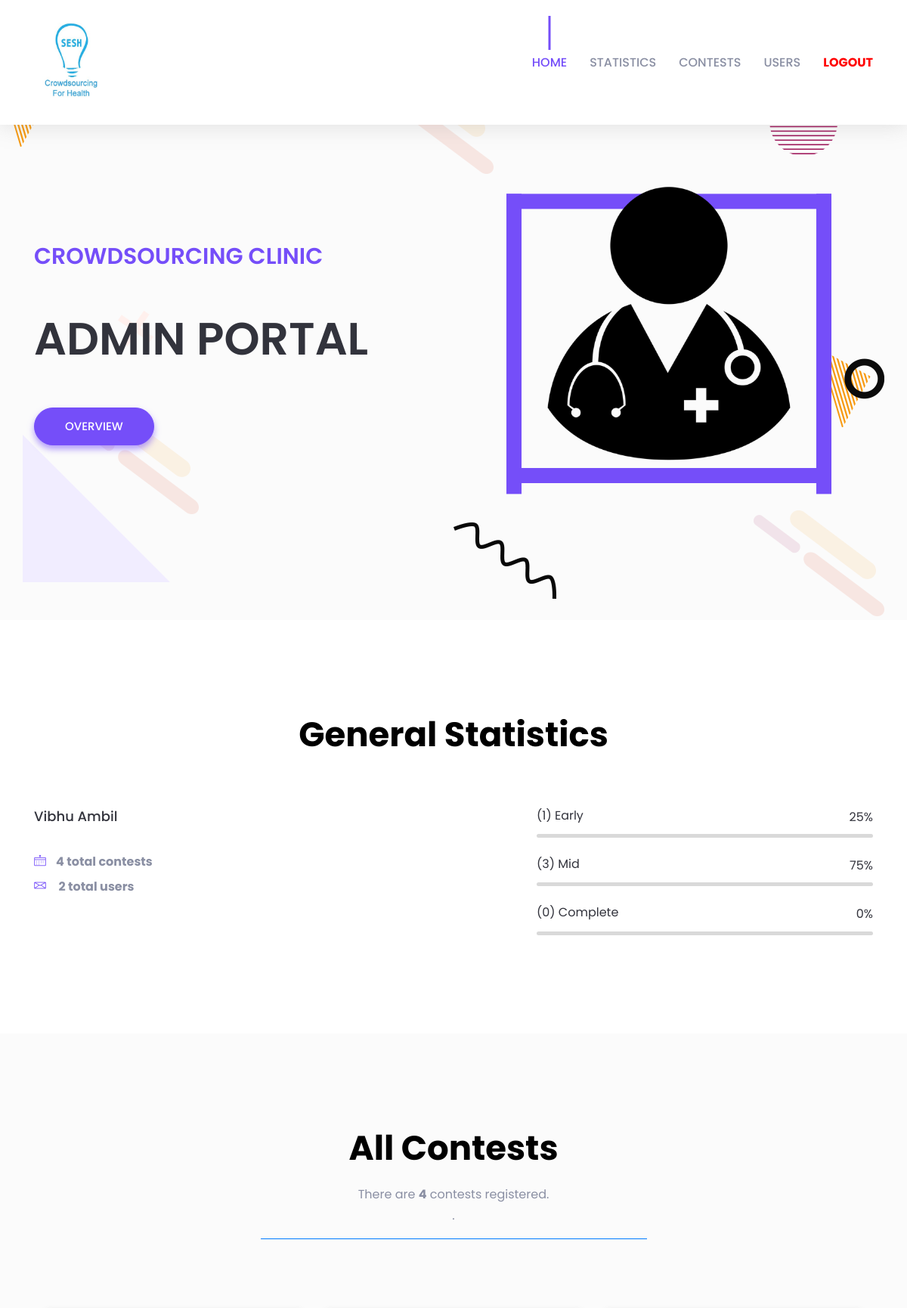
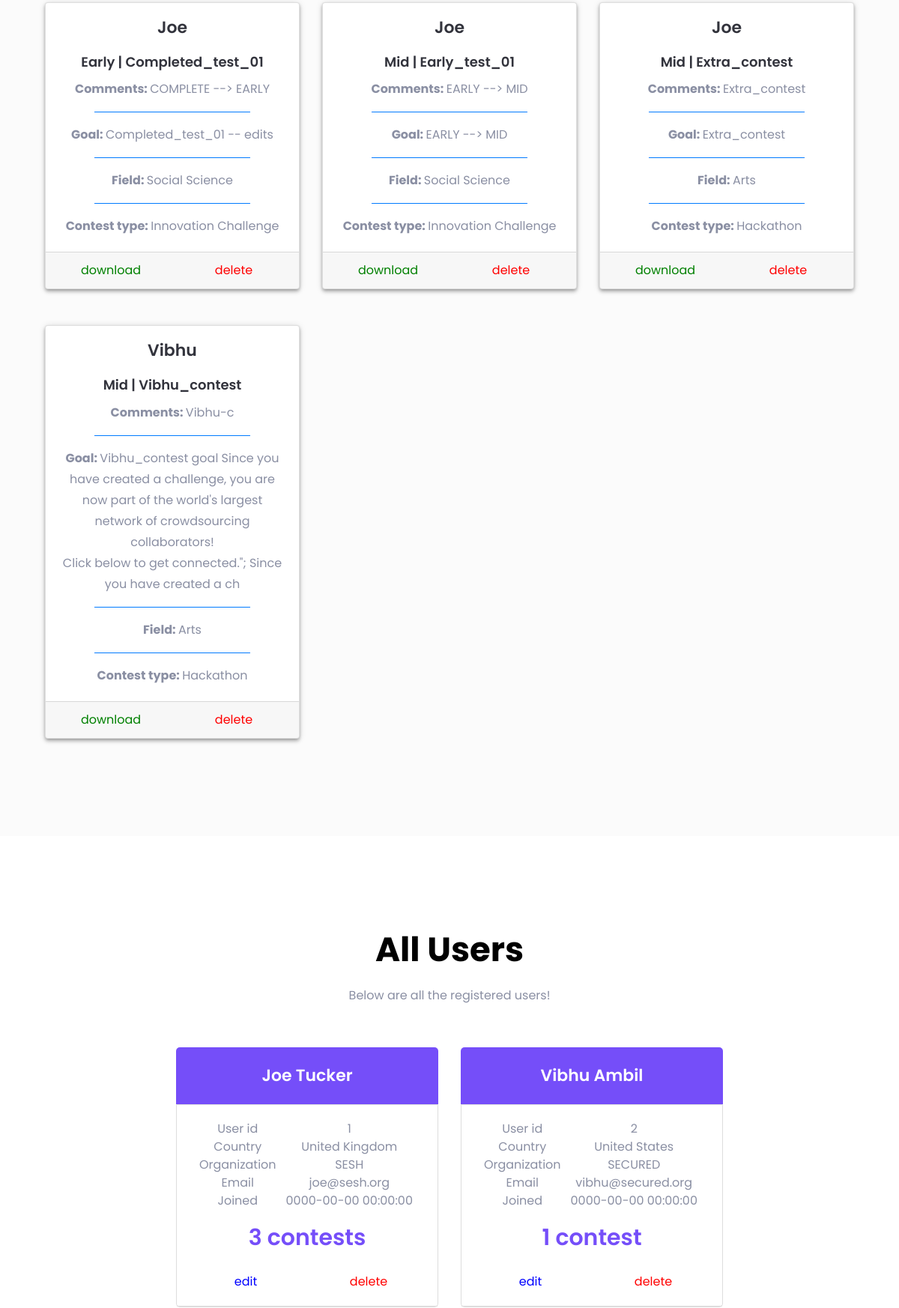
/Clinic/sign-up-login-form/user_landing/admin.php (signed in, upper part), run on the app's committed database (2 pictures, top to bottom).
### tables this page shows
CREATE TABLE `users` (
  `user_id` int(11) NOT NULL,
  `user_first` varchar(20) NOT NULL,
  `user_last` varchar(30) NOT NULL,
  `user_country` varchar(40) NOT NULL,
  `user_organization` varchar(30) NOT NULL,
  `user_email` varchar(25) NOT NULL,
  `user_pwd` varchar(200) NOT NULL,
  `user_timestamp` timestamp NOT NULL DEFAULT current_timestamp() ON UPDATE current_timestamp()
);

CREATE TABLE `general` (
  `contest_name` varchar(60) NOT NULL,
  `email` varchar(30) NOT NULL,
  `country` varchar(40) NOT NULL,
  `organization` varchar(30) NOT NULL,
  `stage` varchar(10) NOT NULL
);

CREATE TABLE `early_storage` (
  `goal` varchar(200) NOT NULL,
  `contest_type` varchar(30) NOT NULL,
  `field` varchar(20) NOT NULL,
  `online` varchar(10) NOT NULL,
  `comments` varchar(200) NOT NULL,
  `email` varchar(30) NOT NULL,
  `contest_name` varchar(60) NOT NULL
);

CREATE TABLE `mid_storage` (
  `goal` varchar(200) NOT NULL,
  `contest_type` varchar(30) NOT NULL,
  `field` varchar(20) NOT NULL,
  `online` varchar(10) NOT NULL,
  `target` varchar(600) NOT NULL,
  `entry_type` varchar(30) NOT NULL,
  `promotion_strategy` varchar(400) NOT NULL,
  `team_size` int(11) NOT NULL,
  `partners` varchar(100) NOT NULL,
  `contest_date` date NOT NULL,
  `comments` varchar(200) NOT NULL,
  `email` varchar(30) NOT NULL,
  `contest_name` varchar(60) NOT NULL
);

### Clinic/sign-up-login-form/user_landing/admin.php (the view, shortened to what the rows shown need)
<!doctype html>
<html lang="en">
<head>
    <link rel="stylesheet" href="assets/css/bootstrap.min.css">
    <link rel="stylesheet" href="assets/css/LineIcons.css">
    <link rel="stylesheet" href="assets/css/magnific-popup.css">
    <link rel="stylesheet" href="assets/css/default.css">
    <link rel="stylesheet" href="assets/css/style.css">
    <link href="search/search.css" rel="stylesheet" />
    <?php
        function getUserRow($email){
          $conn = new mysqli('localhost', 'root', '', 'registration_storage');
          $sql = "SELECT * FROM users WHERE user_email = '$email'";
          $result = mysqli_query($conn, $sql);
          return mysqli_fetch_array($result);
        }
        function getRow($contest_name){
          $conn = new mysqli('localhost', 'root', '', 'registration_storage');
          $sql = "SELECT * FROM general WHERE contest_name = '$contest_name'";
          $result = mysqli_query($conn, $sql);
          $general_row = mysqli_fetch_array($result);
          $stage = $general_row['stage'];
          if($stage == "Early"){
            $sql = "SELECT * FROM early_storage where contest_name = '$contest_name'";
          }elseif ($stage == "Mid") {
            $sql = "SELECT * FROM mid_storage where contest_name = '$contest_name'";
          }elseif ($stage == "Completed") {
            $sql = "SELECT * FROM completed_storage where contest_name = '$contest_name'";
          }else{
            echo '<script language="javascript">';
            echo 'alert("ERROR, Contest is not found -- getRow()")';
            echo '</script>';
          }
          $result = mysqli_query($conn, $sql);
          return mysqli_fetch_array($result);
        }
      ?>
</head>
<body>
    <header id="home" class="header-area">
        <div id="parallax" class="header-content d-flex align-items-center">
            <div class="container">
                <div class="row align-items-center">
                    <div class="col-xl-5 col-lg-6">
                        <div class="header-content-right">
                            <h1 class="title">ADMIN PORTAL</h1>
                        </div>
                    </div>
                </div>
            </div>
        </div>
    </header>
    <section id="about" class="about-area pt-125 pb-130">
        <div class="container">
            <div class="row justify-content-center">
                <div class="col-lg-8">
                    <div class="section-title text-center">
                        <h2 class="title">General Statistics</h2>
                    </div>
                </div>
            </div>
        </div>
    </section>
    <section id="service" class="services-area gray-bg pt-125 pb-130">
        <div class="container">
            <div class="row justify-content-center">
                <div class="col-lg-8">
                    <div class="section-title text-center pb-30">
                        <h2 class="title">All Contests</h2>
                        <?php
                          $conn = new mysqli('localhost', 'root', '', 'registration_storage');
                          $sql ="SELECT * FROM general ";
                          $result = mysqli_query($conn, $sql);
                          $numRows = mysqli_num_rows($result);
                          ?>
                    </div>
                </div>
            </div>
      <link rel="stylesheet" href="https://use.fontawesome.com/releases/v5.0.10/css/all.css">
      <div class="container-fluid">
        <div class="row">
        <?php
            for ($x = 0; $x < $numRows; $x++) {
              $row = mysqli_fetch_array($result);
              $this_row = getRow($row['contest_name']);
              $user_row = getUserRow($row['email']);
        ?>
              <div class="col-md-4 mt-5">
                    <div class="card text-center">
                      <div class="card-body">
                        <h4> <?php echo $user_row['user_first']; ?> </h4>
                        <h5 class="card-title"> </br><?php echo $row['stage']. " | ". $row['contest_name']; ?> </h5>
                        <p><?php
                          echo "<b>Comments: </b>".$this_row['comments'];
                         ?></p>
                        <center><hr> </center>
                        <p><?php
                          echo "<b>Goal: </b>".$this_row['goal'];
                        ?></p>
                        <center><hr> </center>
                        <p>
                          <?php
                            echo "<b>Field: </b>". $this_row['field'];
                           ?>
                        </p>
                        <center><hr> </center>
                        <p>
                          <?php
                            echo "<b>Contest type: </b>". $this_row['contest_type'];
                           ?>
                       </p>
                      </div>
                      <div class="card-footer text-muted">
                        <div class="row">
                          <div class="col">
                            <?php
                              echo "<a href=\"download.php?contest_name=". $row['contest_name']. "&user_id=". $user_row['user_id'] ." \"><font color=\"green\">download</font></a>";
                            ?>
                          </div>
                          <div class="col">
                            <?php
                              echo "<a href=\"delete_contest.php?contest_name=". $row['contest_name']. "&admin=true \"><font color=\"red\">delete</font></a>";
                            ?>
                          </div>
                        </div>
                      </div>
                    </div>
                  </div>
          <?php
            }
          ?>
           </div>
         </div>
        </div>
    </section>
    <section id="pricing" class="about-area pt-125 pb-130">
        <div class="container">
            <div class="row justify-content-center">
                <div class="col-lg-8">
                    <div class="section-title text-center pb-25">
                        <h2 class="title">All Users</h2>
                    </div>
                </div>
            </div>
            <div class="row justify-content-center">
              <?php
                  $conn = new mysqli('localhost', 'root', '', 'registration_storage');
                  $sql ="SELECT * FROM users";
                  $result = mysqli_query($conn, $sql);
                  $numRows = mysqli_num_rows($result);
                  for ($x = 0; $x < $numRows; $x++) {
                    $this_user = mysqli_fetch_array($result);
                    $sql2 = "SELECT * FROM general WHERE email = '$this_user[user_email]' ";
                    $result2 = mysqli_query($conn, $sql2);
                    $num_contests = mysqli_num_rows($result2);
              ?>
                <div class="col-lg-4 col-md-8 col-sm-9">
                    <div class="single-pricing text-center mt-30">
                        <div class="pricing-package">
                            <h4 class="package-title"><?php echo $this_user['user_first']. " ".$this_user['user_last'];  ?></h4>
                        </div>
                        <div class="pricing-body">
                            <div class="pricing-text">
                              <table align = "left" style="width:100%" >
                                <tr>
                                  <td>User id</td>
                                  <td><?php echo $this_user['user_id'];?></td>
                                </tr>
                                <tr>
                                  <td>Country</td>
                                  <td><?php echo $this_user['user_country'];?></td>
                                </tr>
                                <tr>
                                  <td>Organization</td>
                                  <td><?php echo $this_user['user_organization'];?></td>
                                </tr>
                                <tr>
                                  <td>Email</td>
                                  <td><?php echo $this_user['user_email'];?></td>
                                </tr>
                                <tr>
                                  <td>Joined</td>
                                  <td><?php echo $this_user['user_timestamp'];?></td>
                                </tr>
                              </table>
                                <span class="price"><?php echo $num_contests; ?>
                                   <?php if($num_contests == 1){
                                     echo "contest";
                                   }else {
                                     echo "contests";
                                   }?>
                                 </span>
                                 <h7>
                                 <div class="row">
                                   <div class="col">
                                     <?php
                                       echo "<a href=\"../index.php?user_id=". $this_user['user_id']. " \"><font color=\"blue\">edit</font></a>";
                                     ?>
                                   </div>
                                   <?php
                                    if($this_user['user_email'] != "clinic@seshglobal.org"){
                                      ?>
                                   <div class="col">
                                     <?php
                                        echo "<a href=\"delete_user.php?user_id=". $this_user['user_id']. " \"><font color=\"red\">delete</font></a>";
                                     ?>
                                   </div>
                                 <?php
                                   }
                                 ?>
                                 </div>
                               </h7>
                            </div>
                        </div>
                    </div>
                </div>
                <?php
                }
                 ?>
              </div>
            </div>
    </section>
</body>
</html>

### data on the page
users: user_first "Joe", user_last "Tucker", user_id "1", user_country "United Kingdom", user_organization "SESH", user_email "joe@sesh.org", user_timestamp "0000-00-00 00:00:00", num_contests "3"
general: stage "Early", contest_name "Completed_test_01"
early_storage: comments "COMPLETE --> EARLY", goal "Completed_test_01 -- edits", field "Social Science", contest_type "Innovation Challenge"
general: stage "Mid", contest_name "Early_test_01"
mid_storage: comments "EARLY --> MID", goal "EARLY --> MID", field "Social Science", contest_type "Innovation Challenge"
general: stage "Mid", contest_name "Extra_contest"
mid_storage: comments "Extra_contest", goal "Extra_contest", field "Arts", contest_type "Hackathon"
users: user_first "Vibhu", user_last "Ambil", user_id "2", user_country "United States", user_organization "SECURED", user_email "vibhu@secured.org", user_timestamp "0000-00-00 00:00:00", num_contests "1"
general: stage "Mid", contest_name "Vibhu_contest"
mid_storage: comments "Vibhu-c", goal "Vibhu_contest goal Since you have created a challenge, you are now part of the world's largest network of crowdsourcing collaborators! Click below to get connected.\"; Since you have created a ch", field "Arts", contest_type "Hackathon"

### other printed values
$_SESSION['u_first'] "Vibhu"
$_SESSION['u_last'] "Ambil"
$all_contests "4"
$all_users "2"
$all_early "1"
$all_early*100/$all_contests "25"
$all_mid "3"
$all_mid*100/$all_contests "75"
$all_completed "0"
